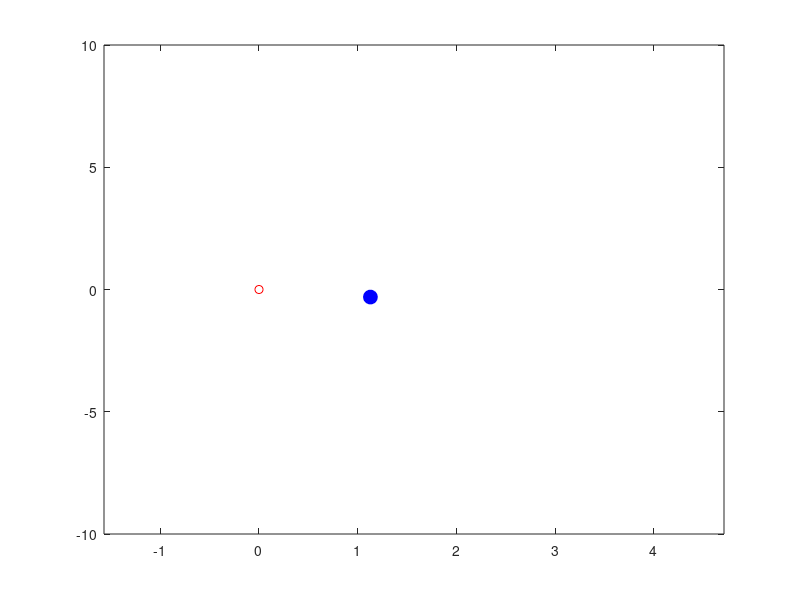

Write the MATLAB code that produced this figure. (Note: this script raises an error after producing the figure.)
%% Code setup (Do not modify, but please read) %%%%%%%%%%%%%%%%%%%%%%%%%%%%%%%%%%%%%%%%%%%%%

% Bounds on world
world_bounds_th = [-pi/2,(3/2)*pi];
world_bounds_thdot = [-10,10];

xs = (world_bounds_th(2) - world_bounds_th(1))*rand(1) + world_bounds_th(1);
ys = (world_bounds_thdot(2) - world_bounds_thdot(1))*rand(1) + world_bounds_thdot(1);


% Start and goal positions
figure(1); clf;
xy_start = [xs;ys]; plot(xy_start(1),xy_start(2),'bo','MarkerFaceColor','b','MarkerSize',10);

% Initialize PRM. The PRM will be represented as a 2 x N list of points, and the connections
% between vertices will be represented as a N x N matrix of edges. Finally, the distances 
% between vertices will be represented as a N x N matrix of distances. 
no_nodes = 10;
prm_verts = zeros(2,no_nodes);
prm_graph = zeros(no_nodes);
prm_verts(:,1) = xy_start;

N = 1;

%%%%%%%%%%%%%%%%%%%%%%%%%%%%%%%%%%%%%%%%%%%%%%%%%%%%%%%%%%%%%%%%%%%%%%%%%%%%%%%%%%%%%%%%%%%%%%%
% The number of closest vertices considered for each new point
k_verts = 5
%%%%%%%%%%%%%%%%%%%%%%%%%%%%%%%%%%%%%%%%%%%%%%%%%%%%%%%%%%%%%%%%%%%%%%%%%%%%%%%%%%%%%%%%%%%%%%%
figure(1); hold on;
axis([world_bounds_th, world_bounds_thdot]);
hxy = plot(0,0,'ro');
% PRM algorithm
while N < no_nodes;
    % Sample point
    rnd = rand(1);
    % With probability 0.05, sample a random point from another tree. 
    if rnd < 0.05
        xy = xy_goal;
    else
        % Sample from space with probability 0.95
        xs = (world_bounds_th(2) - world_bounds_th(1))*rand(1) + world_bounds_th(1);
        ys = (world_bounds_thdot(2) - world_bounds_thdot(1))*rand(1) + world_bounds_thdot(1);
        xy = [xs;ys];
    end
    
    %%%%%%%%%%%%%%%%%%%%%%%%%%%%%%%%%%%%%%%%%%%%%%%%%%%%%%%%%%%%%%%%%%%%%%%%%%%%%%%%%%%%%%%%
    % Extend closest vertex in direction of random point
    %%%%%%%%%%%%%%%%%%%%%%%%%%%%%%%%%%%%%%%%%%%%%%%%%%%%%%%%%%%%%%%%%%%%%%%%%%%%%%%%%%%%%%%%

    [closest_vert,K,ix] = closestVertexLQR(prm_verts(:,1:N),xy);
    % This will be the new vertex added to the graph
    new_vert = extendLQR(closest_vert,xy,K); 

    %%%%%%%%%%%%%%%%%%%%%%%%%%%%%%%%%%%%%%%%%%%%%%%%%%%%%%%%%%%%%%%%%%%%%%%%%%%%%%%%%%%%%%%%
    % If it is collision free, add it to tree    
    %%%%%%%%%%%%%%%%%%%%%%%%%%%%%%%%%%%%%%%%%%%%%%%%%%%%%%%%%%%%%%%%%%%%%%%%%%%%%%%%%%%%%%%%
    N = N+1;
    if N > size(prm_verts,2)
        prm_verts = [prm_verts zeros(size(prm_verts))];
    end
    prm_verts(:,N) = new_vert;
    
    disp(N);

    %%%%%%%%%%%%%%%%%%%%%%%%%%%%%%%%%%%%%%%%%%%%%%%%%%%%%%%%%%%%%%%%%%%%%%%%%%%%%%%%%%%%%%%%
    % Extend closest k - 1 vertices to the newly formed vertex if they can get there
    %%%%%%%%%%%%%%%%%%%%%%%%%%%%%%%%%%%%%%%%%%%%%%%%%%%%%%%%%%%%%%%%%%%%%%%%%%%%%%%%%%%%%%%%

    [closest_vertices,K,ix] = closestVerticesLQR(prm_verts(:,1:N),new_vert,k_verts-1);
    % Now we need to dircol to the new vert TODO 
    new_verts = addEdgesLQR(closest_vertices,new_vert,K); 

    %%%%%%%%%%%%%%%%%%%%%%%%%%%%%%%%%%%%%%%%%%%%%%%%%%%%%%%%%%%%%%%%%%%%%%%%%%%%%%%%%%%%%%%%
    % Now we check if those vertices are near the closest vertices and form links if yes
    %%%%%%%%%%%%%%%%%%%%%%%%%%%%%%%%%%%%%%%%%%%%%%%%%%%%%%%%%%%%%%%%%%%%%%%%%%%%%%%%%%%%%%%%
    for k = 1:k_verts 
        if norm(new_verts(1:2,k)-new_vert) < 0.25
            prm_graph = addConnection(prm_graph,prm_verts,new_verts(:,k),new_vert)
        end 
    end 

    delete(hxy);
    figure(1);
    hxy = plot(xy(1),xy(2),'r.');axis([world_bounds_th, world_bounds_thdot]); 

    
    %%%%%%%%%%%%%%%%%%%%%%%%%%%%%%%%%%%%%%%%%%%%%%%%%%%%%%%%%%%%%%%%%%%%%%%%%%%%%%%%%%%%
    
     
    % Plot extension (Comment the next few lines out if you want your code to
    % run a bit quicker. The plotting is useful for debugging though.)
    figure(1)
    hold on
    plot(new_vert(1),new_vert(2),'bo','MarkerFaceColor','b','MarkerSize',5);
    % Plot line (but only if we are not wrapping to the other side of the
    % plot)
    if abs(closest_vert(1) - new_vert(1)) < 0.75*(2*pi)
        line([closest_vert(1),new_vert(1)],[closest_vert(2),new_vert(2)]);
    end
    axis([world_bounds_th, world_bounds_thdot]);
    %%%%%%%%%%%%%%%%%%%%%%%%%%%%%%%%%%%%%%%%%%%%%%%%%%%%%%%%%%%%%%%%%%%%%%%%%%%%%%%%%%%%
        
       
end

% Plot vertices in RRT
hold on;
plot(rrt_verts(1,:),rrt_verts(2,:),'bo','MarkerFaceColor','b','MarkerSize',5);
xys = []
while(N>0)
    N = rrt_verts(3,N);
    if N > 0
        disp(N);
        xys = [rrt_verts(1:2,N),xys];
    end 
end 
disp(xys);
ts = [];
for i=1:size(xys,2)
    ts = [ts, 0.1*(i-1)];
end 
xy_length = size(xys)
for k = 1:xy_length(2)-1
    first_vert = xys(:,k);
    second_vert = xys(:,k+1);
    disp(second_vert);
    if abs(first_vert(1) - second_vert(1)) < 0.75*(2*pi)
        line([first_vert(1),second_vert(1)],[first_vert(2),second_vert(2)],'Color','r');
    end
end
%disp(ts);
%pd = PendulumPlant;
%pv = PendulumVisualizer();
%traj = PPTrajectory(foh(ts,xys));
%traj = traj.setOutputFrame(pv.getInputFrame());
%playback(pv,traj);